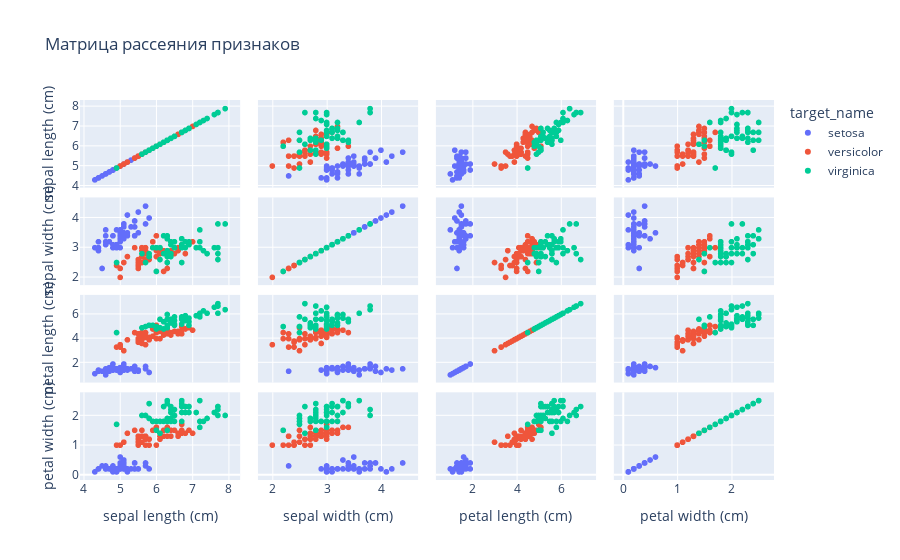
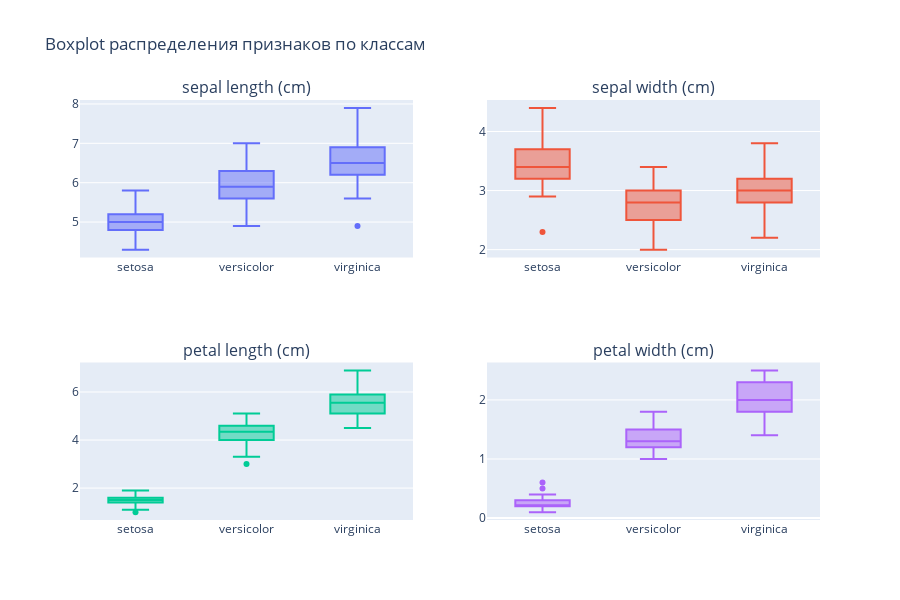

Notebook code for these charts, in order:
### Markdown cell above
## Задание 1: Подготовка данных

1. Импортируйте необходимые библиотеки (numpy, pandas, sklearn, etc.)
2. Загрузите датасет iris из sklearn.datasets
3. Создайте DataFrame с данными и добавьте понятные названия столбцов
4. Проведите базовый анализ данных:
   - Проверьте размер датасета
   - Изучите распределение классов
   - Постройте корреляционную матрицу
   - Визуализируйте распределение признаков

Подсказка: используйте pandas.DataFrame, seaborn.heatmap, plotly для визуализации

### Code cell
# Импорт необходимых библиотек
import numpy as np
import pandas as pd
import matplotlib.pyplot as plt
import seaborn as sns
import plotly.express as px
import plotly.graph_objects as go
from plotly.subplots import make_subplots
import sklearn
from sklearn.model_selection import GridSearchCV 
from sklearn.datasets import load_iris
from sklearn.tree import DecisionTreeClassifier, plot_tree
from sklearn.model_selection import (train_test_split, GridSearchCV, cross_val_score, 
                                   learning_curve)
from sklearn.preprocessing import LabelEncoder, StandardScaler
from sklearn.metrics import (accuracy_score, classification_report, confusion_matrix, 
                           roc_curve, auc, precision_recall_curve)
import warnings
warnings.filterwarnings('ignore')

# Настройка стиля визуализации
sns.set_theme(style="whitegrid")
plt.rcParams['figure.figsize'] = (10, 6)
plt.rcParams['axes.grid'] = True
plt.rcParams['axes.spines.top'] = False
plt.rcParams['axes.spines.right'] = False

# Загрузка датасета iris
dataset = load_iris()
X = pd.DataFrame(dataset.data, columns=dataset.feature_names)
y = pd.Series(dataset.target, name='target')

# Создание полного DataFrame с данными и целевой переменной
df = pd.concat([X, y], axis=1)
df['target_name'] = df['target'].map({0: 'setosa', 1: 'versicolor', 2: 'virginica'})

# Базовый анализ данных
print(f"Размер датасета: {df.shape}")
print(f"Количество объектов: {df.shape[0]}")
print(f"Количество признаков: {df.shape[1] - 2}")  # исключаем target и target_name
print(f"Количество классов: {len(np.unique(y))}")

print("\nИнформация о датасете:")
print(df.info())
print("\nОписание датасета:")
print(+df.describe())

# Изучение распределения классов
class_distribution = df['target_name'].value_counts()
print(class_distribution)
print(f"\nПроцентное соотношение:")
print((class_distribution / len(df) * 100).round(2))

# Корреляционная матрица
correlation_matrix = X.corr()
print(correlation_matrix)

# Визуализация корреляционной матрицы
plt.figure(figsize=(10, 8))
sns.heatmap(correlation_matrix, annot=True, cmap='coolwarm', center=0, 
            square=True, fmt='.2f')
plt.title('Корреляционная матрица признаков')
plt.tight_layout()
plt.show()

# Визуализация распределения признаков
fig, axes = plt.subplots(2, 2, figsize=(15, 10))
features = X.columns
for i, feature in enumerate(features):
    row = i // 2
    col = i % 2
    
    # Гистограмма с разделением по классам
    for target_class in sorted(df['target'].unique()):
        class_name = df[df['target'] == target_class]['target_name'].iloc[0]
        data = df[df['target'] == target_class][feature]
        axes[row, col].hist(data, alpha=0.7, label=class_name, bins=15)
    
    axes[row, col].set_xlabel(feature)
    axes[row, col].set_ylabel('Частота')
    axes[row, col].set_title(f'Распределение {feature}')
    axes[row, col].legend()

plt.tight_layout()
plt.show()

# Интерактивная визуализация с Plotly
# Pairplot с помощью plotly
fig = px.scatter_matrix(df, dimensions=X.columns, color='target_name',
                       title='Матрица рассеяния признаков')
fig.show()

# Boxplot для каждого признака
fig = make_subplots(rows=2, cols=2, 
                    subplot_titles=X.columns)

for i, feature in enumerate(X.columns):
    row = i // 2 + 1
    col = i % 2 + 1
    
    fig.add_trace(
        go.Box(y=df[feature], x=df['target_name'], name=feature),
        row=row, col=col
    )

fig.update_layout(height=600, showlegend=False, 
                 title_text="Boxplot распределения признаков по классам")
fig.show()

### Figure 1 — Plotly figure (JSON) as saved in the notebook; plotly's stock layout.template omitted (floating-point values rounded to 4 significant figures)
{"data": [{"dimensions": [{"axis": {"matches": true}, "label": "sepal length (cm)", "values": [5.1, 4.9, 4.7, 4.6, 5.0, 5.4, 4.6, 5.0, 4.4, 4.9, 5.4, 4.8, 4.8, 4.3, 5.8, 5.7, 5.4, 5.1, 5.7, 5.1, 5.4, 5.1, 4.6, 5.1, 4.8, 5.0, 5.0, 5.2, 5.2, 4.7, 4.8, 5.4, 5.2, 5.5, 4.9, 5.0, 5.5, 4.9, 4.4, 5.1, 5.0, 4.5, 4.4, 5.0, 5.1, 4.8, 5.1, 4.6, 5.3, 5.0]}, {"axis": {"matches": true}, "label": "sepal width (cm)", "values": [3.5, 3.0, 3.2, 3.1, 3.6, 3.9, 3.4, 3.4, 2.9, 3.1, 3.7, 3.4, 3.0, 3.0, 4.0, 4.4, 3.9, 3.5, 3.8, 3.8, 3.4, 3.7, 3.6, 3.3, 3.4, 3.0, 3.4, 3.5, 3.4, 3.2, 3.1, 3.4, 4.1, 4.2, 3.1, 3.2, 3.5, 3.6, 3.0, 3.4, 3.5, 2.3, 3.2, 3.5, 3.8, 3.0, 3.8, 3.2, 3.7, 3.3]}, {"axis": {"matches": true}, "label": "petal length (cm)", "values": [1.4, 1.4, 1.3, 1.5, 1.4, 1.7, 1.4, 1.5, 1.4, 1.5, 1.5, 1.6, 1.4, 1.1, 1.2, 1.5, 1.3, 1.4, 1.7, 1.5, 1.7, 1.5, 1.0, 1.7, 1.9, 1.6, 1.6, 1.5, 1.4, 1.6, 1.6, 1.5, 1.5, 1.4, 1.5, 1.2, 1.3, 1.4, 1.3, 1.5, 1.3, 1.3, 1.3, 1.6, 1.9, 1.4, 1.6, 1.4, 1.5, 1.4]}, {"axis": {"matches": true}, "label": "petal width (cm)", "values": [0.2, 0.2, 0.2, 0.2, 0.2, 0.4, 0.3, 0.2, 0.2, 0.1, 0.2, 0.2, 0.1, 0.1, 0.2, 0.4, 0.4, 0.3, 0.3, 0.3, 0.2, 0.4, 0.2, 0.5, 0.2, 0.2, 0.4, 0.2, 0.2, 0.2, 0.2, 0.4, 0.1, 0.2, 0.2, 0.2, 0.2, 0.1, 0.2, 0.2, 0.3, 0.3, 0.2, 0.6, 0.4, 0.3, 0.2, 0.2, 0.2, 0.2]}], "hovertemplate": "target_name=setosa<br>%{xaxis.title.text}=%{x}<br>%{yaxis.title.text}=%{y}<extra></extra>", "legendgroup": "setosa", "marker": {"color": "#636efa", "symbol": "circle"}, "name": "setosa", "showlegend": true, "type": "splom"}, {"dimensions": [{"axis": {"matches": true}, "label": "sepal length (cm)", "values": [7.0, 6.4, 6.9, 5.5, 6.5, 5.7, 6.3, 4.9, 6.6, 5.2, 5.0, 5.9, 6.0, 6.1, 5.6, 6.7, 5.6, 5.8, 6.2, 5.6, 5.9, 6.1, 6.3, 6.1, 6.4, 6.6, 6.8, 6.7, 6.0, 5.7, 5.5, 5.5, 5.8, 6.0, 5.4, 6.0, 6.7, 6.3, 5.6, 5.5, 5.5, 6.1, 5.8, 5.0, 5.6, 5.7, 5.7, 6.2, 5.1, 5.7]}, {"axis": {"matches": true}, "label": "sepal width (cm)", "values": [3.2, 3.2, 3.1, 2.3, 2.8, 2.8, 3.3, 2.4, 2.9, 2.7, 2.0, 3.0, 2.2, 2.9, 2.9, 3.1, 3.0, 2.7, 2.2, 2.5, 3.2, 2.8, 2.5, 2.8, 2.9, 3.0, 2.8, 3.0, 2.9, 2.6, 2.4, 2.4, 2.7, 2.7, 3.0, 3.4, 3.1, 2.3, 3.0, 2.5, 2.6, 3.0, 2.6, 2.3, 2.7, 3.0, 2.9, 2.9, 2.5, 2.8]}, {"axis": {"matches": true}, "label": "petal length (cm)", "values": [4.7, 4.5, 4.9, 4.0, 4.6, 4.5, 4.7, 3.3, 4.6, 3.9, 3.5, 4.2, 4.0, 4.7, 3.6, 4.4, 4.5, 4.1, 4.5, 3.9, 4.8, 4.0, 4.9, 4.7, 4.3, 4.4, 4.8, 5.0, 4.5, 3.5, 3.8, 3.7, 3.9, 5.1, 4.5, 4.5, 4.7, 4.4, 4.1, 4.0, 4.4, 4.6, 4.0, 3.3, 4.2, 4.2, 4.2, 4.3, 3.0, 4.1]}, {"axis": {"matches": true}, "label": "petal width (cm)", "values": [1.4, 1.5, 1.5, 1.3, 1.5, 1.3, 1.6, 1.0, 1.3, 1.4, 1.0, 1.5, 1.0, 1.4, 1.3, 1.4, 1.5, 1.0, 1.5, 1.1, 1.8, 1.3, 1.5, 1.2, 1.3, 1.4, 1.4, 1.7, 1.5, 1.0, 1.1, 1.0, 1.2, 1.6, 1.5, 1.6, 1.5, 1.3, 1.3, 1.3, 1.2, 1.4, 1.2, 1.0, 1.3, 1.2, 1.3, 1.3, 1.1, 1.3]}], "hovertemplate": "target_name=versicolor<br>%{xaxis.title.text}=%{x}<br>%{yaxis.title.text}=%{y}<extra></extra>", "legendgroup": "versicolor", "marker": {"color": "#EF553B", "symbol": "circle"}, "name": "versicolor", "showlegend": true, "type": "splom"}, {"dimensions": [{"axis": {"matches": true}, "label": "sepal length (cm)", "values": [6.3, 5.8, 7.1, 6.3, 6.5, 7.6, 4.9, 7.3, 6.7, 7.2, 6.5, 6.4, 6.8, 5.7, 5.8, 6.4, 6.5, 7.7, 7.7, 6.0, 6.9, 5.6, 7.7, 6.3, 6.7, 7.2, 6.2, 6.1, 6.4, 7.2, 7.4, 7.9, 6.4, 6.3, 6.1, 7.7, 6.3, 6.4, 6.0, 6.9, 6.7, 6.9, 5.8, 6.8, 6.7, 6.7, 6.3, 6.5, 6.2, 5.9]}, {"axis": {"matches": true}, "label": "sepal width (cm)", "values": [3.3, 2.7, 3.0, 2.9, 3.0, 3.0, 2.5, 2.9, 2.5, 3.6, 3.2, 2.7, 3.0, 2.5, 2.8, 3.2, 3.0, 3.8, 2.6, 2.2, 3.2, 2.8, 2.8, 2.7, 3.3, 3.2, 2.8, 3.0, 2.8, 3.0, 2.8, 3.8, 2.8, 2.8, 2.6, 3.0, 3.4, 3.1, 3.0, 3.1, 3.1, 3.1, 2.7, 3.2, 3.3, 3.0, 2.5, 3.0, 3.4, 3.0]}, {"axis": {"matches": true}, "label": "petal length (cm)", "values": [6.0, 5.1, 5.9, 5.6, 5.8, 6.6, 4.5, 6.3, 5.8, 6.1, 5.1, 5.3, 5.5, 5.0, 5.1, 5.3, 5.5, 6.7, 6.9, 5.0, 5.7, 4.9, 6.7, 4.9, 5.7, 6.0, 4.8, 4.9, 5.6, 5.8, 6.1, 6.4, 5.6, 5.1, 5.6, 6.1, 5.6, 5.5, 4.8, 5.4, 5.6, 5.1, 5.1, 5.9, 5.7, 5.2, 5.0, 5.2, 5.4, 5.1]}, {"axis": {"matches": true}, "label": "petal width (cm)", "values": [2.5, 1.9, 2.1, 1.8, 2.2, 2.1, 1.7, 1.8, 1.8, 2.5, 2.0, 1.9, 2.1, 2.0, 2.4, 2.3, 1.8, 2.2, 2.3, 1.5, 2.3, 2.0, 2.0, 1.8, 2.1, 1.8, 1.8, 1.8, 2.1, 1.6, 1.9, 2.0, 2.2, 1.5, 1.4, 2.3, 2.4, 1.8, 1.8, 2.1, 2.4, 2.3, 1.9, 2.3, 2.5, 2.3, 1.9, 2.0, 2.3, 1.8]}], "hovertemplate": "target_name=virginica<br>%{xaxis.title.text}=%{x}<br>%{yaxis.title.text}=%{y}<extra></extra>", "legendgroup": "virginica", "marker": {"color": "#00cc96", "symbol": "circle"}, "name": "virginica", "showlegend": true, "type": "splom"}], "layout": {"dragmode": "select", "legend": {"title": {"text": "target_name"}, "tracegroupgap": 0}, "title": {"text": "Матрица рассеяния признаков"}}}

### Figure 2 — Plotly figure (JSON) as saved in the notebook; plotly's stock layout.template omitted (floating-point values rounded to 4 significant figures; data arrays with more than 128 entries replaced by an {"elided": "..."} marker saying what was removed)
{"data": [{"name": "sepal length (cm)", "type": "box", "x": {"elided": "150 str values"}, "xaxis": "x", "y": {"elided": "150 float values"}, "yaxis": "y"}, {"name": "sepal width (cm)", "type": "box", "x": {"elided": "150 str values"}, "xaxis": "x2", "y": {"elided": "150 float values"}, "yaxis": "y2"}, {"name": "petal length (cm)", "type": "box", "x": {"elided": "150 str values"}, "xaxis": "x3", "y": {"elided": "150 float values"}, "yaxis": "y3"}, {"name": "petal width (cm)", "type": "box", "x": {"elided": "150 str values"}, "xaxis": "x4", "y": {"elided": "150 float values"}, "yaxis": "y4"}], "layout": {"annotations": [{"font": {"size": 16}, "showarrow": false, "text": "sepal length (cm)", "x": 0.225, "xanchor": "center", "xref": "paper", "y": 1, "yanchor": "bottom", "yref": "paper"}, {"font": {"size": 16}, "showarrow": false, "text": "sepal width (cm)", "x": 0.775, "xanchor": "center", "xref": "paper", "y": 1, "yanchor": "bottom", "yref": "paper"}, {"font": {"size": 16}, "showarrow": false, "text": "petal length (cm)", "x": 0.225, "xanchor": "center", "xref": "paper", "y": 0.375, "yanchor": "bottom", "yref": "paper"}, {"font": {"size": 16}, "showarrow": false, "text": "petal width (cm)", "x": 0.775, "xanchor": "center", "xref": "paper", "y": 0.375, "yanchor": "bottom", "yref": "paper"}], "height": 600, "showlegend": false, "title": {"text": "Boxplot распределения признаков по классам"}, "xaxis": {"anchor": "y", "domain": [0, 0.45]}, "xaxis2": {"anchor": "y2", "domain": [0.55, 1]}, "xaxis3": {"anchor": "y3", "domain": [0, 0.45]}, "xaxis4": {"anchor": "y4", "domain": [0.55, 1]}, "yaxis": {"anchor": "x", "domain": [0.625, 1]}, "yaxis2": {"anchor": "x2", "domain": [0.625, 1]}, "yaxis3": {"anchor": "x3", "domain": [0, 0.375]}, "yaxis4": {"anchor": "x4", "domain": [0, 0.375]}}}
